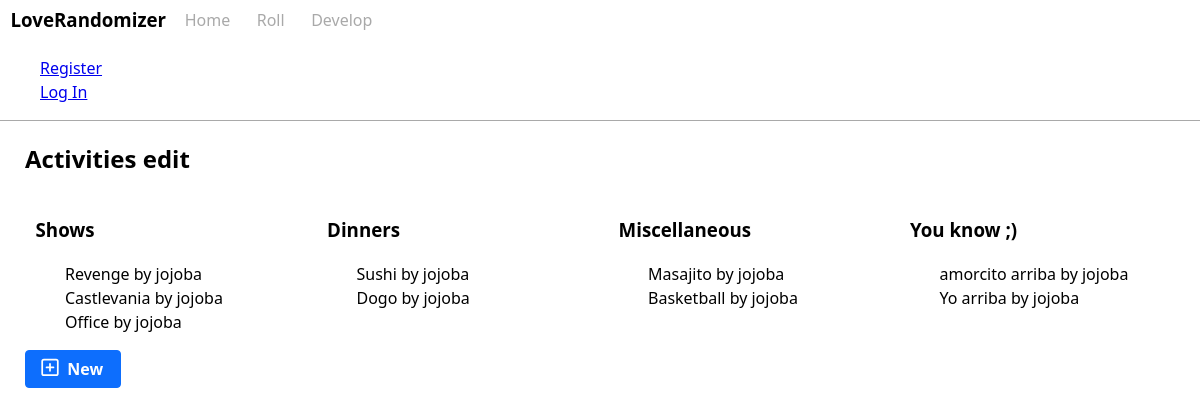
/blog/, run on an earlier commit of the app's database.
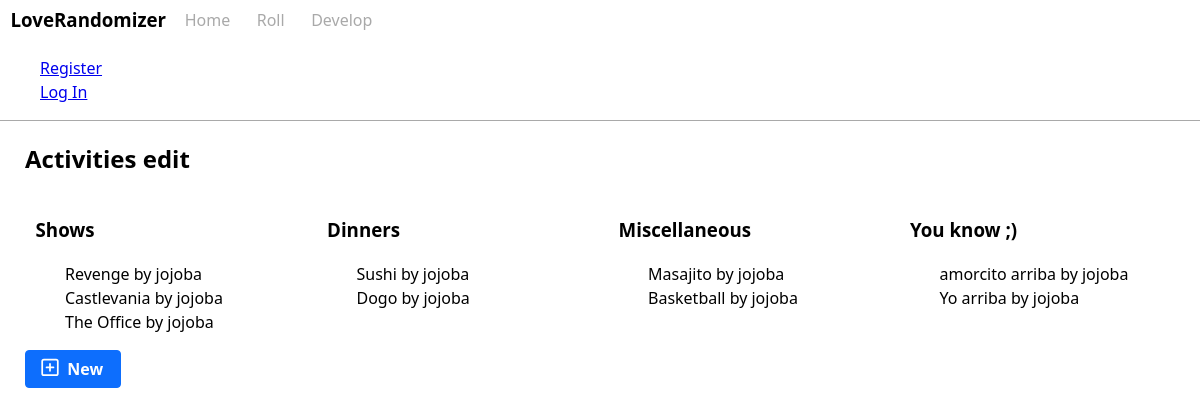
And on a later commit of the database.
### tables this page shows
CREATE TABLE activities (
  id INTEGER PRIMARY KEY AUTOINCREMENT,
  author_id INTEGER NOT NULL,
  name TEXT  NOT NULL,
  description TEXT,
  category TEXT NOT NULL,
  FOREIGN KEY (author_id) REFERENCES user (id)
);

CREATE TABLE user (
  id INTEGER PRIMARY KEY AUTOINCREMENT,
  username TEXT UNIQUE NOT NULL,
  password TEXT NOT NULL
);

### flaskr/blog.py (the view)
@bp.route('/')
def index():
    db = get_db()
    shows = db.execute(
        '''
        SELECT activities.id, name, category, username, author_id
        FROM activities JOIN user ON activities.author_id = user.id
        WHERE category = 'shows';
        '''
    ).fetchall()
    dinners = db.execute(
        '''
        SELECT activities.id, name, category, username, author_id
        FROM activities JOIN user ON activities.author_id = user.id
        WHERE category = 'dinners';
        '''
    ).fetchall()
    miscs = db.execute(
        '''
        SELECT activities.id, name, category, username, author_id
        FROM activities JOIN user ON activities.author_id = user.id
        WHERE category = 'misc';
        '''
    ).fetchall()
    sexys = db.execute(
        '''
        SELECT activities.id, name, category, username, author_id
        FROM activities JOIN user ON activities.author_id = user.id
        WHERE category = 'sexy';
        '''
    ).fetchall()
    showstemp = {'hdr': 'Shows', 'list' : shows}
    dinnerstemp = {'hdr': 'Dinners', 'list' : dinners}
    miscstemp = {'hdr': 'Miscellaneous', 'list' : miscs}
    sexystemp = {'hdr': 'You know ;)', 'list' : sexys}
    columns = [showstemp, dinnerstemp, miscstemp, sexystemp]
    return render_template('blog/index.html', columns=columns)

### flaskr/auth.py (called while the page is built)
@bp.before_app_request
def load_logged_in_user():
    user_id = session.get('user_id')
    if user_id is None:
        g.user = None
    else:
        g.user = get_db().execute(
            'SELECT * FROM user WHERE id = ?', (user_id,)
        ).fetchone()

### flaskr/db.py (called while the page is built)
def get_db():
    if 'db' not in g:
        g.db = sqlite3.connect(
            current_app.config['DATABASE'],
            detect_types=sqlite3.PARSE_DECLTYPES
        )
        g.db.row_factory = sqlite3.Row
    return g.db

### flaskr/templates/blog/index.html (shortened to what this page needs)
{% extends 'base.html' %} {% block header %}
<h1 class="container">{% block title %}Activities edit{% endblock %}</h1>
{% if g.user %} {% endif %} {% endblock %} {% block content %}
<section>
  <div class="grid columns-4to1 gap-2">
    {% for column in columns %}
    <div>
      <h3>{{column['hdr']}}</h3>
      <ul>
        {% for act in column['list'] %}
        <li>
          {{ act['name'] }} by {{act['username']}}
        </li>
        {% endfor %}
      </ul>
    </div>
      {% endfor %}
  </div>
  <a class="abtn primary" href="{{ url_for('blog.create') }}">
    <i data-lucide="plus-square" class="icons"></i>
    <span class="mx-1">New</span>
  </a>
</section>
{% endblock %}

### flaskr/templates/base.html (shortened to what this page needs)
<!DOCTYPE html>
<head>
</head>
<body>
  <link rel="stylesheet" href="{{ url_for('static', filename='style.css') }}" />
  <nav class="bordered">
    <div class="flex flex-row items-center navlinks spacex-2">
      <h3 class="text">LoveRandomizer</h3>
      <a href="{{ url_for('home.index') }}">Home</a>
      <a href="{{ url_for('roll.index') }}">Roll</a>
      <a href="{{ url_for('blog.index') }}">Develop</a>
    </div>
    <ul>
      {% if g.user %}
      <li><span>{{ g.user['username'] }}</span></li>
      <li><a href="{{ url_for('auth.logout') }}">Log Out</a> {% else %}</li>
      <li><a href="{{ url_for('auth.register') }}">Register</a></li>
      <li>
        <a href="{{ url_for('auth.login') }}">Log In</a>
        {% endif %}
      </li>
    </ul>
  </nav>
  <section class="content">
    <header>{% block header %}{% endblock %}</header>
    <main class="container mt-1">{% block content %}{% endblock %}</main>
  </section>
</body>

### flaskr/static/style.css (style rules this page uses)
body { margin: 0; font-family: var(--bs-body-font-family); font-size: var(--bs-body-font-size); font-weight: var(--bs-body-font-weight); line-height: var(--bs-body-line-height); }
ul { list-style-type: none; }
.abtn { display: inline-flex; font-weight: 600; line-height: 1.5; color: #212529; text-align: center; text-decoration: none; vertical-align: middle; cursor: pointer; -webkit-user-select: none; -moz-user-select: none; user-select: none; background-color: transparent; border: 1px solid transparent; padding: 0.375rem 0.75rem; font-size: 1rem; border-radius: 0.25rem; transition: color 0.15s ease-in-out, background-color 0.15s ease-in-out, border-color 0.15s ease-in-out, box-shadow 0.15s ease-in-out; }
.primary { color: #fff; background-color: #0d6efd; border-color: #0d6efd; }
.container { width: 100%; margin-right: auto; margin-left: auto; }
@media (min-width: 1200px) { .container { max-width: 1150px; } }
.grid { display: grid; }
.gap-2 { column-gap: 1rem; }
.columns-4to1 { grid-template-columns: repeat(4, 1fr); }
.flex { display: flex; flex-direction: row; align-items: center; }
.flex-row { flex-direction: row; }
.items-center { align-items: center; }
.text { margin-top: 0; margin-bottom: 0; }
.navlinks a { text-decoration: none; color: darkgray; padding: 0.5rem; }
.spacex-2 a, h3 { margin-left: 0.66rem; margin-right: 0.66remem; }
.bordered { border-bottom: 1px solid darkgray; }
.mt-1 { margin-top: 1rem; }
.mx-1 { margin-left: 0.33rem; margin-right: 0.33rem; }
.icons { height: 1.3rem; }

What changed in the data, as far as the page shows it:
changed activities: name "Office" → "The Office"
